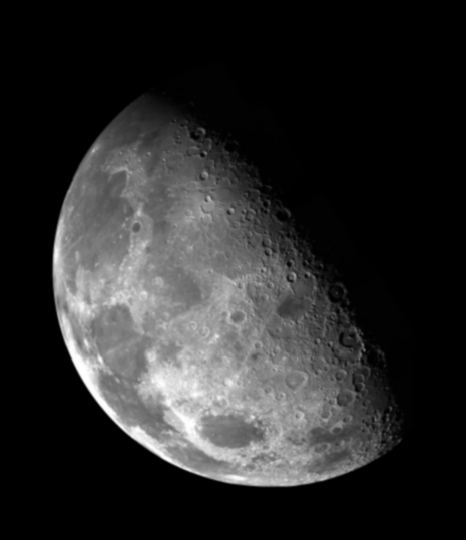
#> input picture Lab Practicals/Lab8/Blurry_moon.tif, 466 x 540 px
$ jupyter execute Assignment_6.ipynb
#> lines starting #> are read from the running program, lines starting #| are printed output that depends on the picture
# Assignment 6 — Image Restoration

Implements log-domain restoration, median restoration, and contraharmonic filtering.

This notebook is intentionally modular. **Style 1** uses OpenCV operations; **Style 2** uses OpenCV only for reading and Matplotlib for display, while the image-processing logic is written with arrays, loops, queues, and formulas.

[cell 1]
import cv2
import numpy as np
import matplotlib.pyplot as plt
from pathlib import Path

LAB_DIR = Path.cwd()

def show_images(images, titles, cmap="gray", figsize=(14, 4)):
    """Display a sequence of images consistently in a notebook."""
    fig, axes = plt.subplots(1, len(images), figsize=figsize)
    axes = np.atleast_1d(axes)
    for axis, image, title in zip(axes, images, titles):
        axis.imshow(image, cmap=cmap)
        axis.set_title(title)
        axis.axis("off")
    plt.tight_layout()
    plt.show()

## Style 1 — OpenCV built-in operations

[cell 2]
def restore_cv(image):
    log_image = np.log1p(image.astype(np.float32))
    smooth = cv2.blur(log_image, (3, 3))
    return np.clip(np.expm1(smooth), 0, 255).astype(np.uint8)

def median_restore_cv(image):
    return cv2.medianBlur(image, 3)

def contraharmonic_cv(image, q, size=5):
    numerator = cv2.boxFilter(image.astype(np.float32) ** (q + 1), -1, (size, size))
    denominator = cv2.boxFilter(np.maximum(image, 1).astype(np.float32) ** q, -1, (size, size))
    return np.clip(numerator / np.maximum(denominator, 1e-6), 0, 255).astype(np.uint8)

## Style 2 — DSA/manual implementation

[cell 3]
def mean_manual(image):
    padded = np.pad(image.astype(float), 1, mode="edge"); result = np.zeros_like(image, float)
    for r in range(image.shape[0]):
        for c in range(image.shape[1]):
            result[r, c] = padded[r:r + 3, c:c + 3].mean()
    return result

def median_manual(image):
    padded = np.pad(image, 1, mode="edge"); result = np.zeros_like(image)
    for r in range(image.shape[0]):
        for c in range(image.shape[1]):
            result[r, c] = sorted(padded[r:r + 3, c:c + 3].ravel())[4]
    return result

def contraharmonic_manual(image, q, size=5):
    pad = size // 2; padded = np.pad(image.astype(float), pad, mode="edge"); result = np.zeros_like(image, float)
    for r in range(image.shape[0]):
        for c in range(image.shape[1]):
            w = np.maximum(padded[r:r + size, c:c + size], 1e-6)
            result[r, c] = (w ** (q + 1)).sum() / (w ** q).sum()
    return np.clip(result, 0, 255).astype(np.uint8)

## Demonstration

[cell 4]
image = cv2.imread(str(LAB_DIR / "Blurry_moon.tif"), cv2.IMREAD_GRAYSCALE)
#> image is the input picture: shape (540, 466); min 0, max 254, mean 42.7
if image is None: image = np.tile(np.arange(256, dtype=np.uint8), (256, 1))
noisy = image.copy(); noisy[::11, ::13] = 0; noisy[5::17, 7::19] = 255
#> after `noisy[5::17, 7::19] = 255`:
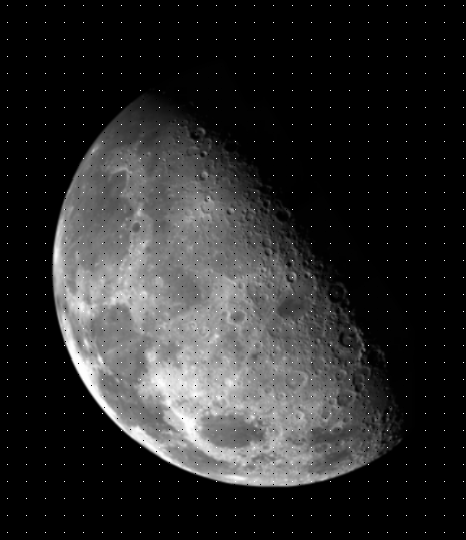
#> noisy: shape (540, 466); min 0, max 255, mean 43
restored_cv = median_restore_cv(noisy); restored_manual = median_manual(noisy)
#> in median_manual, `padded = np.pad(image, 1, mode='edge')`:
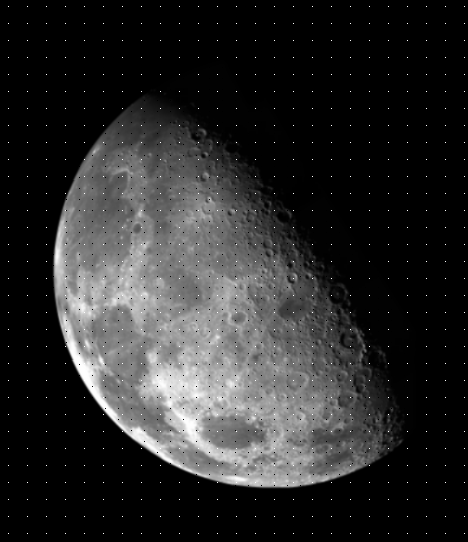
#> padded: shape (542, 468); min 0, max 255, mean 42.7
print("Median output equality:", np.array_equal(restored_cv, restored_manual))
#| Median output equality: True
show_images([image, noisy, restored_cv, restored_manual], ["Original", "Salt-pepper sample", "cv2 median", "Manual median"], figsize=(16, 4))
#> the loop in show_images, `for axis, image, title in zip(axes, images, titles):` made 4 passes
#> title on passes 1 to 4: 'Original', 'Salt-pepper sample', 'cv2 median', 'Manual median'
#> in show_images, `plt.show()`:
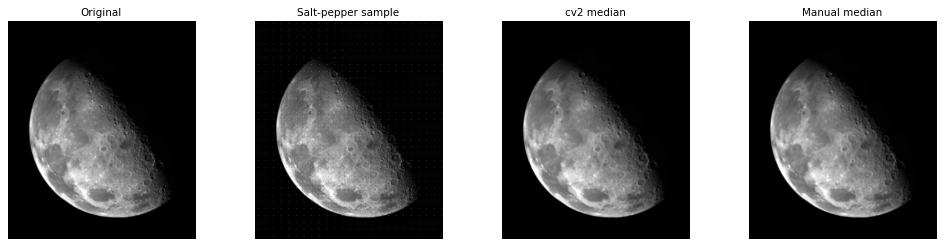
#> figure drawn by matplotlib, 4 panels
